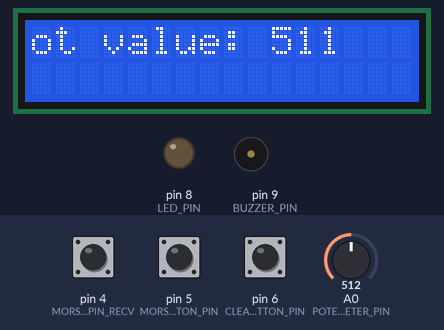
The sketch below on a simulated Arduino Uno, built with avr-gcc and run on an emulated ATmega328P. On the bench: 16×2 character LCD, output pins drawn as LEDs (lit = HIGH), buzzer (waves = sounding). The inputs (shaded band) are chosen by the test bench; at power-on: pin 5 (MORSE_TRAINER_BUTTON_PIN) LOW, pin 4 (MORSE_BUTTON_PIN_RECV) HIGH, A0 (POTENTIOMETER_PIN) = 512, pin 6 (CLEAR_BUTTON_PIN) LOW. What the sketch prints to the serial monitor is not drawn.

Above: at 1.3 s.
2.5 s: pin 5 (MORSE_TRAINER_BUTTON_PIN) pulled HIGH for 0.15 s
At 5.4 s:
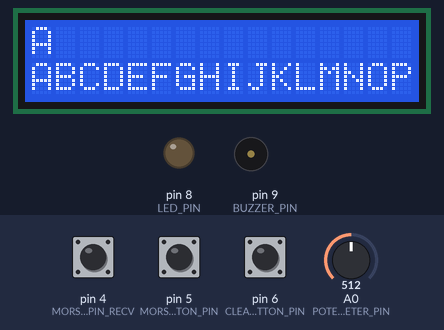
5.6 s: pin 5 (MORSE_TRAINER_BUTTON_PIN) pulled HIGH for 3.2 s
At 10.0 s:
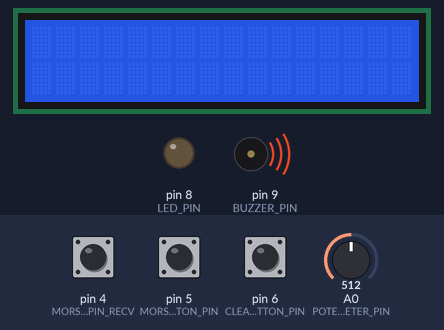
10.3 s: pin 4 (MORSE_BUTTON_PIN_RECV) pulled LOW for 0.15 s
At 13.1 s:
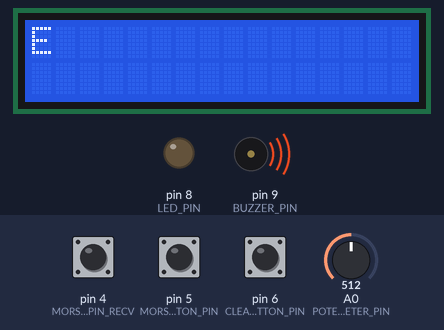
13.4 s: pin 4 (MORSE_BUTTON_PIN_RECV) pulled LOW for 1 s
At 16.9 s:
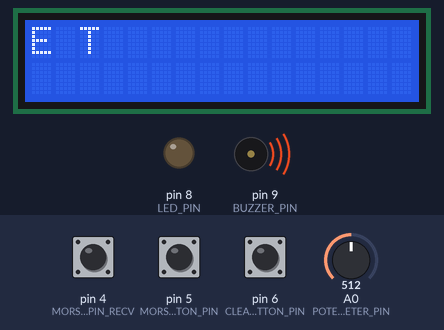
17.4 s: A0 (POTENTIOMETER_PIN) set to 533
At 18.5 s:
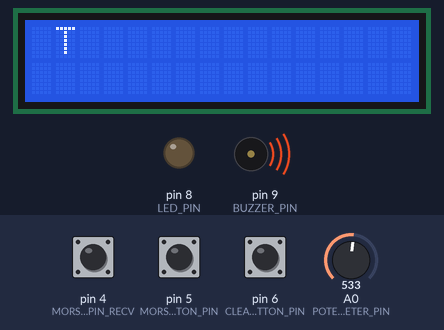
19.3 s: pin 4 (MORSE_BUTTON_PIN_RECV) pulled LOW for 0.15 s
At 21.7 s:
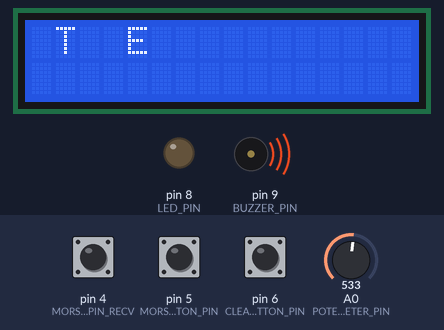
Timing chart, 0 to 23.2 s (numbered marks = the images above; inputs shaded):
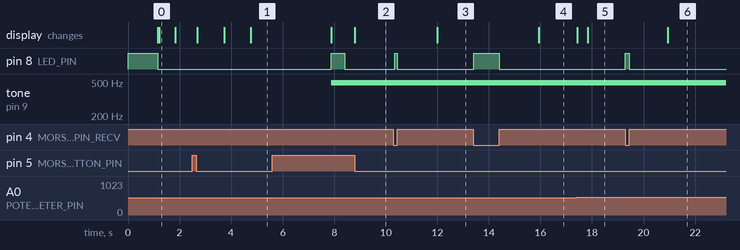

Measured:
- the behaviour switches between 522 and 523 on A0 (POTENTIOMETER_PIN) (found by bisection; images 4 and 5)
- after the input at 2.5 s, the display: changes after 0.19 s (image 1)
- after the input at 5.6 s, pin 8 (LED_PIN): goes on until 8.4 s, then stays LOW; the display: first differs from a run without the input after 3.2 s (image 2)
- after the input at 10.3 s, pin 8 (LED_PIN): LOW → HIGH after 0.05 s, → LOW 0.11 s later; the display: changes after 1.7 s (image 3)
- after the input at 13.4 s, pin 8 (LED_PIN): LOW → HIGH at once, → LOW 1.0 s later; the display: changes after 2.5 s (image 4)
- after the input at 17.4 s, the display: first changes at once (image 5 shows a later state)
- after the input at 19.3 s, pin 8 (LED_PIN): LOW → HIGH at once, → LOW 0.16 s later; the display: changes after 1.6 s (image 6)

The sketch:

morse_code.ino
```cpp
// icebox
// getyourbots.com

#include "Controller.h"

Controller controller;  // controller object

void setup() {
  controller.init();    // initialize the controller
}

void loop() {
  controller.looper();  // run the program looper
}
```

Beep.cpp
```cpp
// icebox
// getyourbots.com

#include "Arduino.h"
#include "Beep.h"
#include "Config.h"

// beep up
void Beep::beep_up()
{
  analogWrite(BUZZER_PIN, BEEP_VALUE);
}
// beep down
void Beep::beep_down()
{
  analogWrite(BUZZER_PIN, 0);
}
```

Beep.h
```cpp
// icebox
// getyourbots.com

#ifndef Beep_h
#define Beep_h

#include "Arduino.h"
#include "Config.h"

class Beep
{
  public:
    void beep_up();        // starts beeping
    void beep_down();      // stops beeping
   private:
     int _pin;             // 'control' pin for buzzer
};
#endif
```

Controller.cpp
```cpp
// icebox
// getyourbots.com

#include "Arduino.h"
//#include "LowPower.h"
#include "Beep.h"
#include "Controller.h"
#include "MorseDecoder.h"
#include "MorseEncoder.h"
#include "MorseTrainer.h"
#include "MorseButton.h"
#include "Config.h"

// --------------------------------------------------------------------------------------
// INIT METHODS
// --------------------------------------------------------------------------------------
// Initialize the controller
void Controller::init()
{
  // stuff here and there
  this->_last_update_time = millis();

  this->initPins();     // init PINs
  this->initMorseDecoder();  // init morse decoder (morse button/capacitive sensor)

  // initialize the LCD
  digitalWrite(LED_PIN, HIGH);    // disable led
  this->_lcd.init();    // init LCD object
  digitalWrite(LED_PIN, LOW);    // disable led

  Serial.begin(9600);   // init serial communication
  if(SERIAL_DEBUG)
  {
    Serial.println("-----------------------------------");
    Serial.println("STARTED");
    Serial.println("-----------------------------------");
  }

  // init the dot pulses
  this->_potentiometerValueChange();    // do it now, before we go into loop
}
// init pins
void Controller::initPins()
{
  // buttons
  // -------
  pinMode(MORSE_TRAINER_BUTTON_PIN, INPUT);
  pinMode(REPLAY_BUTTON_PIN, INPUT);
  pinMode(CLEAR_BUTTON_PIN, INPUT);

  // led
  // ---
  pinMode(LED_PIN, OUTPUT);
  // buzzer
  // ------
  pinMode(BUZZER_PIN, OUTPUT);
}

// init morse button
void Controller::initMorseDecoder()
{
  this->_morseDecoder.initMorseButton();
}

// --------------------------------------------------------------------------------------
// LOOPER METHOD
// --------------------------------------------------------------------------------------
// Runs the program
void Controller::looper()
{
  // low power consumtion
  //LowPower.idle(SLEEP_8S, ADC_OFF, TIMER5_OFF, TIMER4_OFF, TIMER3_OFF, TIMER2_OFF, TIMER1_OFF, TIMER0_OFF, SPI_OFF, USART3_OFF, USART2_OFF, USART1_OFF, USART0_OFF, TWI_OFF);

  this->_morseSignalDecoder();    // decode morse signal to text
  this->_removeLastCharFromDisplay();    // remove last character from display
  //this->_morseSignalReplay();    // encode text to morse signal
  this->_potentiometerValueChange();    // check for potentiometer value changes
  this->_morseSignalTrainer();              // morse trainer method
}


// --------------------------------------------------------------------------------------
// MAIN PRIVATE METHODS
// --------------------------------------------------------------------------------------
// get the morse character using the morse library (easy as that niggwua)
void Controller::_morseSignalDecoder()
{
  char c = this->_morseDecoder.getCharacter();    // get the morse character

  int v = millis() - this->_morseDecoder.lastUpdate();

  boolean diff_ok = v > this->_potentiometerValue * 7;      // based on IMCR #5

  if(c != '$')
  {
    if(SERIAL_DEBUG)
    {
      Serial.println("");
      Serial.print(c);                     // print it on the console
      Serial.println("");
    }
    this->_word += c;      // append character to word
    this->_lcd.addCharacter(c);  // print to display
    this->_space_ok = true;    // space is good now, we just got a char
    this->_last_update_time = millis();
  }
  else if((this->_space_ok) && (diff_ok) && (this->_word.length() > 0))
  {
    // not a normal character
    // but check if it's not end of word
    // ICMR #5
    // prints a space, end of word
    if(SERIAL_DEBUG)
    {
      Serial.println("------------------------");
      Serial.println("Word: " + this->_word);
      Serial.println("------------------------");
    }
    this->_lcd.addCharacter(' ');       // add a ' ' to display

    this->_word = "";                // reset word
    this->_space_ok = false;            // keep track of space, so we don't do it again
    return;
  }
}
// Encode the text (from display) to morse (buzz & led) - replay it
void Controller::_morseSignalReplay()
{
  boolean readyToEncode = this->_morseEncoder.isEnabled();      // check if we should start encoding

  if(readyToEncode)
  {
    String LCDtext = this->_lcd.getBuffer();    // get current text from display
    LCDtext.trim();      // trim it, otherwise we get only the ' ' and it's taking it as a letter/word

    if(LCDtext.length() == 0)    // check length
    {
      if(SERIAL_DEBUG)
      {
        Serial.println("No text to encode to morse");
        return;
      }
    }

    int morseBuff[MAX_ENCODER_BUFFER];    // int array, will have the morse code here, once the encodeToMorse finishes

    if(SERIAL_DEBUG)
    {
      String info = "Encoding text to morse: -" + LCDtext + "-";
      Serial.println(info);    // print what we're going to encode
    }

    // encode the text, result is gathered into x[]
    // -------------------------------------------------------------
    int arrLength = this->_morseEncoder.encodeToMorse(LCDtext, morseBuff);       // generate the morse code array

    // IN x WE HAVE THE MORSE CODE, arrLength - it's length
    // ----------------------------------------------------
    if(SERIAL_DEBUG)
    {
      Serial.println("MORSE ENCODED ARRAY (int)");
      Serial.println("----------------");
      for(int i = 0;i < arrLength; i++)
      {
        Serial.print(morseBuff[i]);    // print each character
      }
      Serial.println("");
      Serial.println("----------------");
    }

    // play the morse code with buzzer and led
    // we pass along the lcd as a pointer and we
    // pass the LCDtext for re-priting it back, as it plays
    this->_morseEncoder.playMorse(morseBuff, arrLength, &this->_lcd, LCDtext);

    // set cursor to be at right position, it gets mixed after we printed it
    // important! - otherwise, it won't work as expected with the last char
    // (spent bit of time, trying to figure it out, after a long day of programming)
    this->_lcd.setCursor();
  }
}
// clear last character from display
void Controller::_removeLastCharFromDisplay()
{
  // check if we should remove the last character
  // based on button, buffer (size) of LCD, last char (of buffer) is space
  if(this->checkRemoveLastChar())
  {
    if(SERIAL_DEBUG)
    {
      Serial.println("last char removed");
    }
    this->_lcd.removeLastChar();    // remove last character
  }
}
// check for potentiometer value changes
void Controller::_potentiometerValueChange()
{
  int pot_val = analogRead(POTENTIOMETER_PIN);    // read the value from the sensor
  int val = 1023 - pot_val;                       // it's reversed when read, map it right (reverse it)

  // no point for it to be 0 really ..
  // ---------------------------------
  if(val == 0)
  {
    val = 1;
  }
  // gonna be -1 if it came here from init
  // check if it's different than what we have
  // -----------------------------------------
  // get the difference since last change
  int diff = this->_potentiometerValue - val;
  if(diff < 0)
  {
     // we have a negative number, still good, just * -1 to get the positive value
     diff = diff * -1;
  }

  // use -3 and + 3 because otherwise we get changes continuosly
  // this makes the range a bit bigger
  // if morse button is pressed, just ignore, we get different values to the potentiometer
  // as well, because of the current
  // could be probably solved, waiting for suggestions on this one
  // same goes for the replay button
  if((diff > POTENTIOMETER_PULSE_MIN_DIFF) && (!this->_morseDecoder.isButtonPressed()) && (!this->_morseEncoder.isButtonPressed()))
  {
    if(SERIAL_DEBUG)
    {
      String txt = "new dot pulse value: ";
      Serial.println(txt + val);
    }
    this->_potentiometerValue = val;            // set value for current object (we need it here too)

    this->_morseEncoder.setDotPulse(val);      // set for encoder
    this->_morseDecoder.setDotPulse(val);      // set for decoder
    this->_morseTrainer.setDotPulse(val);      // set for trainer

    // change the display, to see what we just set
    // ---------------------------------------------------------------------------------------
    this->_lcd.dotValueChanged(val);            // show on the LCD that the dot value changed
  }

  // check if we should switch back to normal
  if(this->_lcd.shouldSwitch())
  {
    this->_lcd.switchToNormal();            // switch back to the original lcd details
  }
}
// morse trainer (helps in learning the alphabet and digits in morse code)
void Controller::_morseSignalTrainer()
{
  String l_buffer;
  int line, column;
  // check if we should start the 'training'
  // based on button press
  if(this->_morseTrainer.isEnabled())
  {
    l_buffer = this->_lcd.getBuffer();    // get the buffer locally (it's gonna get changed in obj)
    line = this->_lcd.getCurrentLine();          // get current line #
    column = this->_lcd.getCurrentColumn();      // get current column #
    this->_morseTrainer.startTraining(&this->_lcd);    // start the training
    this->_lcd.setBuffer(l_buffer);    // set the local buffer as original
    this->_lcd.setCursorPosition(line, column);    // set current position
    this->_lcd.switchToNormal();       // switch back to normal
  }
}

// --------------------------------------------------------------------------------------
// AUXILIARY METHODS
// --------------------------------------------------------------------------------------
// Checks if the button was pressed (and released)
// for removing the last character from display
boolean Controller::checkRemoveLastChar()
{
  if((digitalRead(CLEAR_BUTTON_PIN)) && (!this->_removeLastCharBtnState))
  {
    this->_removeLastCharBtnState = true;    // button was pressed
  }
  else if((!digitalRead(CLEAR_BUTTON_PIN)) && (this->_removeLastCharBtnState))
  {
    // if the buffer has only one char (with no space)
    // it won't delete it, because it's a 'special case', threat it here
    boolean special_case = this->_lcd.getBuffer().length() == 1;    // special case
    this->_removeLastCharBtnState = false;  // button was just released
    // if the last character is a space
    // and the buffer is not empty, return true
    return (!this->_space_ok && this->_lcd.bufferNotEmpty()) || special_case;
  }

  return false;  // return false by default
}
```

Controller.h
```cpp
// icebox
// getyourbots.com

#ifndef Controller_h
#define Controller_h

#include "Arduino.h"
#include "Beep.h"
#include "MorseDecoder.h"
#include "MorseEncoder.h"
#include "MorseTrainer.h"
#include "LCD.h"
#include "Config.h"

class Controller
{
  public:
    void init();                  // initializes the program
    void looper();                // loops
  private:
    void initPins();              // initialize arduino PINs
    void initMorseDecoder();       // init morse button/capacitive sensor (through morse decoder)
    void _morseSignalDecoder();          // process morse signal, and translate it to text
    void _morseSignalReplay();          // process text from display, and translate it to morse code - replay text from display
    void _removeLastCharFromDisplay();        // clears the last character from display (in case you missed a letter/digit\dot/dash)
    void _potentiometerValueChange();    // check if the potentiometer value is the same
    void _morseSignalTrainer();                // checks for morseTrainer mode, and acts
    boolean checkRemoveLastChar();      // check if last character is OK for being removed
    int _potentiometerValue = -11;       // -11 so that it's gonna change with the initialization, whatever value the potentiometer has
    LCD _lcd;                     // LCD object
    MorseDecoder _morseDecoder;                 // morse decoder object (that's what is doing that morse signal reading/processing)
    MorseEncoder _morseEncoder;                 // morse encoder object
    MorseTrainer _morseTrainer;                 // morse trainer obj
    boolean _space_ok = false;    // aux variable to help with space
    String _word = "";            // word variable, keeps track of words
    int _last_update_time;        // variable keeps track of last time when character was appended to display
    boolean _removeLastCharBtnState = false;
    boolean _replayingMorseBtnState = false;
};
#endif
```

MorseButton.cpp
```cpp
// icebox
// getyourbots.com

#include "Arduino.h"
#include <CapacitiveSensor.h>
#include "MorseButton.h"
#include "Config.h"

CapacitiveSensor cap_sensor = CapacitiveSensor(MORSE_BUTTON_PIN_SEND, MORSE_BUTTON_PIN_RECV);

void MorseButton::init()
{
  cap_sensor.set_CS_AutocaL_Millis(0xFFFFFFFF);
}
boolean MorseButton::isPressed()
{
    long total =  cap_sensor.capacitiveSensor(30);
    return total >= MORSE_BUTTON_THRESHOLD_MIN;
}
```

MorseButton.h
```cpp
// icebox/
// getyourbots.com

#ifndef MorseButton_h

#define MorseButton_h

#include "Arduino.h"
#include "Config.h"

class MorseButton{
	public:
		void init();			// initialize button (capacitive sensor)
		boolean isPressed();	// check if button is pressed
};

#endif
```

MorseDecoder.h
```cpp
// icebox/
// getyourbots.com

#ifndef MorseDecoder_h

#define MorseDecoder_h

#include "Arduino.h"
#include "MorseDecoderCharacter.h"
#include "Config.h"
#include "MorseButton.h"

class MorseDecoder
{
  public:
    char getCharacter();          // creates the character (for the controller)
    int lastUpdate();             // last update (when the button was last time released)
    void resetMorseBuffer();      // resets the morse buffer (for a new letter)
    void setDotPulse(int new_pulse);    // set the dot pulse
    boolean isButtonPressed();
    void initMorseButton();
  private:
    void buttonPressed();         // (fires on) morse button was pressed
    void buttonReleased();        // (fires on) morse button was released
    void beep_up();               // beep up
    void beep_down();             // beep down
    char dotOrDash();             // checks for dot/dash, button pressed/released
    MorseDecoderCharacter _morseCharacter;    // helps in building the character from dots and dashes
    MorseButton _morseButton;                   // morse button obj
    boolean _buttonState = false;      // keep track of button (pressed/released) state
    int _currentTime;                  // last time the button was released
    int _currentTimePressed;           // last time the button was pressed
    int _dotPulse;
};

#endif
```

MorseDecoderCharacter.cpp
```cpp
// icebox
// getyourbots.com

#include "Arduino.h"
#include "MorseDecoderCharacter.h"

MorseDecoderCharacter::MorseDecoderCharacter()
{
  this->reset();    // make buffer = ""
}
// add dot to buffer
void MorseDecoderCharacter::addDot()
{
  this->_buffer += ".";
}
// add dash to buffer
void MorseDecoderCharacter::addDash()
{
  this->_buffer += "_";
}
// generate character from buffer
char MorseDecoderCharacter::generate()
{
  String b = this->_buffer;    // use a local variable (easier to write the code)
  if(b.equals("._"))           // 'A'
  {
     return 'A';
  }
  else if(b.equals("_..."))    // 'B'
  {
     return 'B';
  }
  else if(b.equals("_._."))    // 'C'
  {
     return 'C';
  }
  else if(b.equals("_.."))    // 'D'
  {
     return 'D';
  }
  else if(b.equals("."))      // 'E'
  {
     return 'E';
  }
  else if(b.equals(".._."))   // 'F'
  {
     return 'F';
  }
  else if(b.equals("__."))    // 'G'
  {
     return 'G';
  }
  else if(b.equals("...."))   // 'H'
  {
     return 'H';
  }
  else if(b.equals(".."))    // 'I'
  {
     return 'I';
  }
  else if(b.equals(".___"))  // 'J'
  {
     return 'J';
  }
  else if(b.equals("_._"))   // 'K'
  {
     return 'K';
  }
  else if(b.equals("._.."))  // 'L'
  {
     return 'L';
  }
  else if(b.equals("__"))    // 'M'
  {
     return 'M';
  }
  else if(b.equals("_."))    // 'N'
  {
     return 'N';
  }
  else if(b.equals("___"))   // 'O'
  {
     return 'O';
  }
  else if(b.equals(".__."))  // 'P'
  {
     return 'P';
  }
  else if(b.equals("__._"))  // 'Q'
  {
     return 'Q';
  }
  else if(b.equals("._."))   // 'R'
  {
     return 'R';
  }
  else if(b.equals("..."))   // 'S'
  {
     return 'S';
  }
  else if(b.equals("_"))     // 'T'
  {
     return 'T';
  }
  else if(b.equals(".._"))   // 'U'
  {
     return 'U';
  }
  else if(b.equals("..._"))  // 'V'
  {
     return 'V';
  }
  else if(b.equals(".__"))   // 'W'
  {
     return 'W';
  }
  else if(b.equals("_.._"))  // 'X'
  {
     return 'X';
  }
  else if(b.equals("_.__"))  // 'Y'
  {
     return 'Y';
  }
  else if(b.equals("__.."))  // 'Z'
  {
     return 'Z';
  }


  else if(b.equals(".____"))  // '1'
  {
     return '1';
  }
  else if(b.equals("..___"))  // '2'
  {
     return '2';
  }
  else if(b.equals("...__"))  // '3'
  {
     return '3';
  }
  else if(b.equals("...._"))  // '4'
  {
     return '4';
  }
  else if(b.equals("....."))  // '5'
  {
     return '5';
  }
  else if(b.equals("_...."))  // '6'
  {
     return '6';
  }
  else if(b.equals("__..."))  // '7'
  {
     return '7';
  }
  else if(b.equals("___.."))  // '8'
  {
     return '8';
  }
  else if(b.equals("____."))  // '9'
  {
    return '9';
  }
  else if(b.equals("_____"))  // '0'
  {
     return '0';
  }
  return '$';
}
// check if it's under size (under 5 . or _, 5 being the maximum)
boolean MorseDecoderCharacter::maxSize()
{
  int s = this->_buffer.length();
  return s == 5;
}
// reset the buffer
void MorseDecoderCharacter::reset()
{
  this->_buffer = "";
}
boolean MorseDecoderCharacter::bufferNotEmpty()
{
  return this->_buffer.length() > 0;
}
```

Source omitted: MorseDecoder.cpp (5765 bytes), MorseDecoderCharacter.h (639 bytes), MorseEncoder.cpp (11948 bytes), MorseEncoder.h (1042 bytes), MorseTrainer.cpp (6433 bytes), MorseTrainer.h (1003 bytes), Config.h (3516 bytes), LCD.cpp (8007 bytes), LCD.h (2294 bytes)
